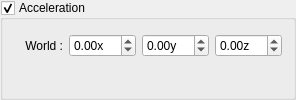
      <widget class="QGroupBox" name="Accelerated">
       <property name="minimumSize">
        <size>
         <width>280</width>
         <height>0</height>
        </size>
       </property>
       <property name="title">
        <string>Acceleration</string>
       </property>
       <property name="flat">
        <bool>false</bool>
       </property>
       <property name="checkable">
        <bool>true</bool>
       </property>
       <layout class="QFormLayout" name="formLayout_3">
        <property name="labelAlignment">
         <set>Qt::AlignRight|Qt::AlignTrailing|Qt::AlignVCenter</set>
        </property>
        <property name="leftMargin">
         <number>0</number>
        </property>
        <property name="topMargin">
         <number>14</number>
        </property>
        <item row="0" column="0">
         <widget class="QLabel" name="WorldAccelerationLabel">
          <property name="minimumSize">
           <size>
            <width>60</width>
            <height>0</height>
           </size>
          </property>
          <property name="text">
           <string>World :</string>
          </property>
          <property name="alignment">
           <set>Qt::AlignRight|Qt::AlignTrailing|Qt::AlignVCenter</set>
          </property>
         </widget>
        </item>
        <item row="0" column="1">
         <widget class="QWidget" name="Acceleration" native="true">
          <layout class="QHBoxLayout" name="horizontalLayout_10" stretch="1,1,1,0">
           <property name="leftMargin">
            <number>0</number>
           </property>
           <property name="topMargin">
            <number>0</number>
           </property>
           <property name="rightMargin">
            <number>0</number>
           </property>
           <property name="bottomMargin">
            <number>0</number>
           </property>
           <item>
            <widget class="QcDoubleSpinBox" name="AccelerationX">
             <property name="maximumSize">
              <size>
               <width>80</width>
               <height>16777215</height>
              </size>
             </property>
             <property name="suffix">
              <string>x</string>
             </property>
             <property name="minimum">
              <double>-99.989999999999995</double>
             </property>
             <property name="singleStep">
              <double>0.100000000000000</double>
             </property>
            </widget>
           </item>
           <item>
            <widget class="QcDoubleSpinBox" name="AccelerationY">
             <property name="maximumSize">
              <size>
               <width>80</width>
               <height>16777215</height>
              </size>
             </property>
             <property name="suffix">
              <string>y</string>
             </property>
             <property name="minimum">
              <double>-99.989999999999995</double>
             </property>
             <property name="singleStep">
              <double>0.100000000000000</double>
             </property>
            </widget>
           </item>
           <item>
            <widget class="QcDoubleSpinBox" name="AccelerationZ">
             <property name="maximumSize">
              <size>
               <width>80</width>
               <height>16777215</height>
              </size>
             </property>
             <property name="suffix">
              <string>z</string>
             </property>
             <property name="minimum">
              <double>-99.989999999999995</double>
             </property>
             <property name="singleStep">
              <double>0.100000000000000</double>
             </property>
            </widget>
           </item>
           <item>
            <spacer name="horizontalSpacer_14">
             <property name="orientation">
              <enum>Qt::Horizontal</enum>
             </property>
             <property name="sizeHint" stdset="0">
              <size>
               <width>0</width>
               <height>20</height>
              </size>
             </property>
            </spacer>
           </item>
          </layout>
         </widget>
        </item>
       </layout>
      </widget>
